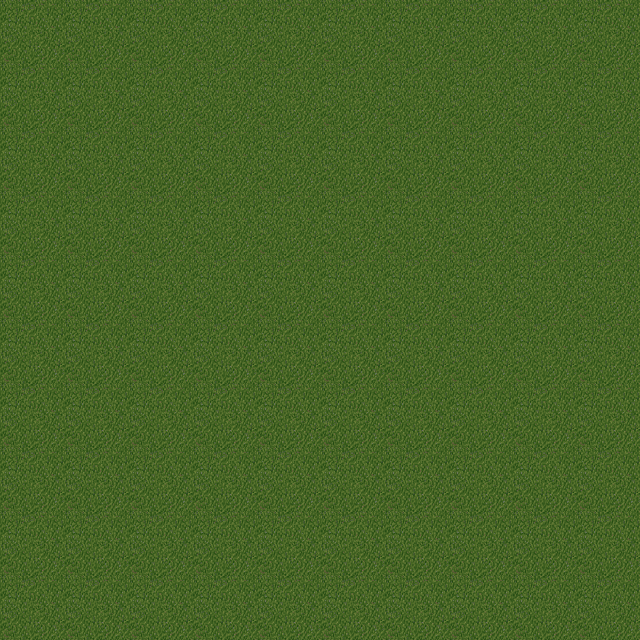

The image is a tile-based game level rendered from a .tmx file. Its description and complete source (layers, tilesets, objects, tile grids) follow:
An orthogonal 10x10 tile map with 64x64 px tiles, 1 tile layer (Tile Layer 1).

<map version="1.2" tiledversion="1.3.4" orientation="orthogonal" renderorder="right-down" width="10" height="10" tilewidth="64" tileheight="64" infinite="0" nextlayerid="2" nextobjectid="1">
 <tileset firstgid="1" name="mountain" tilewidth="64" tileheight="64" tilecount="64" columns="8">
  <image source="mountain_landscape.png" width="512" height="512" />
 </tileset>
 <layer id="1" name="Tile Layer 1" width="10" height="10">
  <data encoding="csv">
24,24,24,24,24,24,24,24,24,24,
24,24,24,24,24,24,24,24,24,24,
24,24,24,24,24,24,24,24,24,24,
24,24,24,24,24,24,24,24,24,24,
24,24,24,24,24,24,24,24,24,24,
24,24,24,24,24,24,24,24,24,24,
24,24,24,24,24,24,24,24,24,24,
24,24,24,24,24,24,24,24,24,24,
24,24,24,24,24,24,24,24,24,24,
24,24,24,24,24,24,24,24,24,24
</data>
 </layer>
</map>
